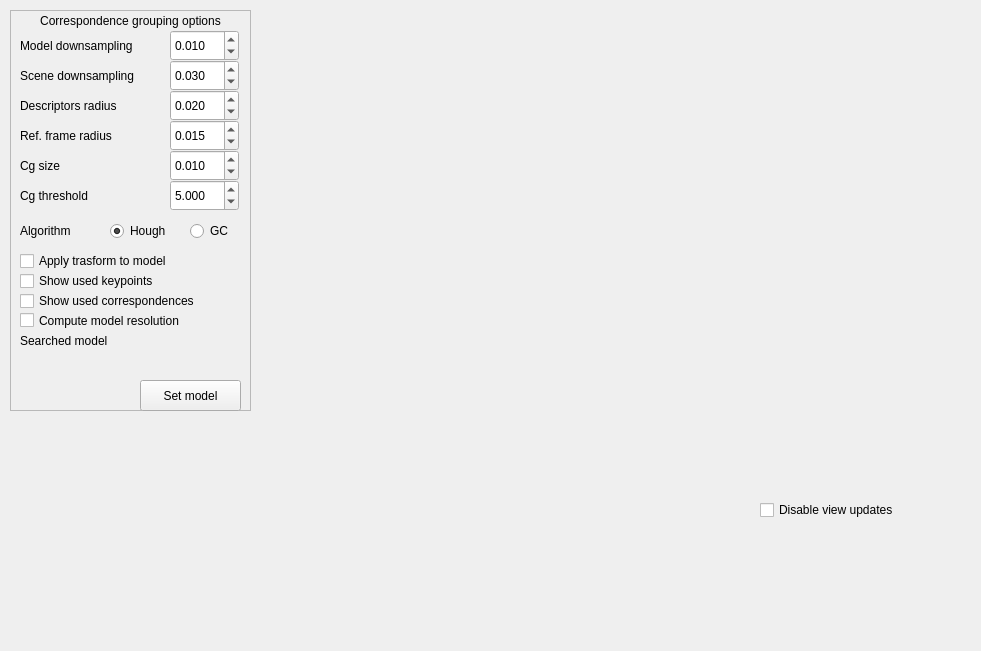
<?xml version="1.0" encoding="UTF-8"?>
<ui version="4.0">
 <class>CorrespondenceView</class>
 <widget class="QWidget" name="CorrespondenceView">
  <property name="geometry">
   <rect>
    <x>0</x>
    <y>0</y>
    <width>981</width>
    <height>651</height>
   </rect>
  </property>
  <property name="windowTitle">
   <string>Form</string>
  </property>
  <widget class="CameraCtrlView" name="wgtCameraCtrl" native="true">
   <property name="geometry">
    <rect>
     <x>510</x>
     <y>500</y>
     <width>241</width>
     <height>141</height>
    </rect>
   </property>
  </widget>
  <widget class="PCLViewer" name="wgtPCLViewer" native="true">
   <property name="geometry">
    <rect>
     <x>260</x>
     <y>9</y>
     <width>711</width>
     <height>481</height>
    </rect>
   </property>
  </widget>
  <widget class="QCheckBox" name="chkDisableUpdate">
   <property name="geometry">
    <rect>
     <x>760</x>
     <y>500</y>
     <width>211</width>
     <height>20</height>
    </rect>
   </property>
   <property name="text">
    <string>Disable view updates</string>
   </property>
  </widget>
  <widget class="QFrame" name="frmClustering">
   <property name="geometry">
    <rect>
     <x>10</x>
     <y>10</y>
     <width>241</width>
     <height>401</height>
    </rect>
   </property>
   <property name="frameShape">
    <enum>QFrame::StyledPanel</enum>
   </property>
   <property name="frameShadow">
    <enum>QFrame::Sunken</enum>
   </property>
   <widget class="QLabel" name="lblCorrespondence">
    <property name="geometry">
     <rect>
      <x>0</x>
      <y>0</y>
      <width>241</width>
      <height>21</height>
     </rect>
    </property>
    <property name="text">
     <string>Correspondence grouping options</string>
    </property>
    <property name="alignment">
     <set>Qt::AlignCenter</set>
    </property>
   </widget>
   <widget class="QLabel" name="lblModelDownSamp">
    <property name="geometry">
     <rect>
      <x>10</x>
      <y>20</y>
      <width>151</width>
      <height>31</height>
     </rect>
    </property>
    <property name="text">
     <string>Model downsampling</string>
    </property>
    <property name="alignment">
     <set>Qt::AlignLeading|Qt::AlignLeft|Qt::AlignVCenter</set>
    </property>
   </widget>
   <widget class="QDoubleSpinBox" name="spnModelss">
    <property name="geometry">
     <rect>
      <x>160</x>
      <y>20</y>
      <width>69</width>
      <height>31</height>
     </rect>
    </property>
    <property name="decimals">
     <number>3</number>
    </property>
    <property name="minimum">
     <double>0.001000000000000</double>
    </property>
    <property name="singleStep">
     <double>0.001000000000000</double>
    </property>
    <property name="value">
     <double>0.010000000000000</double>
    </property>
   </widget>
   <widget class="QLabel" name="lblSceneDownSamp">
    <property name="geometry">
     <rect>
      <x>10</x>
      <y>50</y>
      <width>151</width>
      <height>31</height>
     </rect>
    </property>
    <property name="text">
     <string>Scene downsampling</string>
    </property>
    <property name="alignment">
     <set>Qt::AlignLeading|Qt::AlignLeft|Qt::AlignVCenter</set>
    </property>
   </widget>
   <widget class="QDoubleSpinBox" name="spnSceness">
    <property name="geometry">
     <rect>
      <x>160</x>
      <y>50</y>
      <width>69</width>
      <height>31</height>
     </rect>
    </property>
    <property name="decimals">
     <number>3</number>
    </property>
    <property name="minimum">
     <double>0.001000000000000</double>
    </property>
    <property name="singleStep">
     <double>0.001000000000000</double>
    </property>
    <property name="value">
     <double>0.030000000000000</double>
    </property>
   </widget>
   <widget class="QLabel" name="lblDescrRadius">
    <property name="geometry">
     <rect>
      <x>10</x>
      <y>80</y>
      <width>151</width>
      <height>31</height>
     </rect>
    </property>
    <property name="text">
     <string>Descriptors radius</string>
    </property>
    <property name="alignment">
     <set>Qt::AlignLeading|Qt::AlignLeft|Qt::AlignVCenter</set>
    </property>
   </widget>
   <widget class="QDoubleSpinBox" name="spnDescRad">
    <property name="geometry">
     <rect>
      <x>160</x>
      <y>80</y>
      <width>69</width>
      <height>31</height>
     </rect>
    </property>
    <property name="decimals">
     <number>3</number>
    </property>
    <property name="minimum">
     <double>0.001000000000000</double>
    </property>
    <property name="singleStep">
     <double>0.001000000000000</double>
    </property>
    <property name="value">
     <double>0.020000000000000</double>
    </property>
   </widget>
   <widget class="QDoubleSpinBox" name="spnRFRad">
    <property name="geometry">
     <rect>
      <x>160</x>
      <y>110</y>
      <width>69</width>
      <height>31</height>
     </rect>
    </property>
    <property name="decimals">
     <number>3</number>
    </property>
    <property name="minimum">
     <double>0.001000000000000</double>
    </property>
    <property name="singleStep">
     <double>0.001000000000000</double>
    </property>
    <property name="value">
     <double>0.015000000000000</double>
    </property>
   </widget>
   <widget class="QLabel" name="lblRFRad">
    <property name="geometry">
     <rect>
      <x>10</x>
      <y>110</y>
      <width>151</width>
      <height>31</height>
     </rect>
    </property>
    <property name="text">
     <string>Ref. frame radius</string>
    </property>
    <property name="alignment">
     <set>Qt::AlignLeading|Qt::AlignLeft|Qt::AlignVCenter</set>
    </property>
   </widget>
   <widget class="QDoubleSpinBox" name="spnCGSize">
    <property name="geometry">
     <rect>
      <x>160</x>
      <y>140</y>
      <width>69</width>
      <height>31</height>
     </rect>
    </property>
    <property name="decimals">
     <number>3</number>
    </property>
    <property name="minimum">
     <double>0.001000000000000</double>
    </property>
    <property name="singleStep">
     <double>0.001000000000000</double>
    </property>
    <property name="value">
     <double>0.010000000000000</double>
    </property>
   </widget>
   <widget class="QLabel" name="lblCGSize">
    <property name="geometry">
     <rect>
      <x>10</x>
      <y>140</y>
      <width>151</width>
      <height>31</height>
     </rect>
    </property>
    <property name="text">
     <string>Cg size</string>
    </property>
    <property name="alignment">
     <set>Qt::AlignLeading|Qt::AlignLeft|Qt::AlignVCenter</set>
    </property>
   </widget>
   <widget class="QLabel" name="lblCGThres">
    <property name="geometry">
     <rect>
      <x>10</x>
      <y>170</y>
      <width>151</width>
      <height>31</height>
     </rect>
    </property>
    <property name="text">
     <string>Cg threshold</string>
    </property>
    <property name="alignment">
     <set>Qt::AlignLeading|Qt::AlignLeft|Qt::AlignVCenter</set>
    </property>
   </widget>
   <widget class="QDoubleSpinBox" name="spnCGThres">
    <property name="geometry">
     <rect>
      <x>160</x>
      <y>170</y>
      <width>69</width>
      <height>31</height>
     </rect>
    </property>
    <property name="decimals">
     <number>3</number>
    </property>
    <property name="minimum">
     <double>0.001000000000000</double>
    </property>
    <property name="singleStep">
     <double>0.001000000000000</double>
    </property>
    <property name="value">
     <double>5.000000000000000</double>
    </property>
   </widget>
   <widget class="QRadioButton" name="rdbHough">
    <property name="geometry">
     <rect>
      <x>100</x>
      <y>210</y>
      <width>71</width>
      <height>22</height>
     </rect>
    </property>
    <property name="text">
     <string>Hough</string>
    </property>
    <property name="checked">
     <bool>true</bool>
    </property>
   </widget>
   <widget class="QRadioButton" name="rdbGC">
    <property name="geometry">
     <rect>
      <x>180</x>
      <y>210</y>
      <width>51</width>
      <height>22</height>
     </rect>
    </property>
    <property name="text">
     <string>GC</string>
    </property>
   </widget>
   <widget class="QLabel" name="lblAlg">
    <property name="geometry">
     <rect>
      <x>10</x>
      <y>210</y>
      <width>71</width>
      <height>21</height>
     </rect>
    </property>
    <property name="text">
     <string>Algorithm</string>
    </property>
    <property name="alignment">
     <set>Qt::AlignLeading|Qt::AlignLeft|Qt::AlignVCenter</set>
    </property>
   </widget>
   <widget class="QCheckBox" name="chkApplyTrasformModel">
    <property name="geometry">
     <rect>
      <x>10</x>
      <y>240</y>
      <width>221</width>
      <height>22</height>
     </rect>
    </property>
    <property name="text">
     <string>Apply trasform to model</string>
    </property>
    <property name="checked">
     <bool>false</bool>
    </property>
   </widget>
   <widget class="QCheckBox" name="chkShowUsedkeypoints">
    <property name="geometry">
     <rect>
      <x>10</x>
      <y>260</y>
      <width>221</width>
      <height>22</height>
     </rect>
    </property>
    <property name="text">
     <string>Show used keypoints</string>
    </property>
    <property name="checked">
     <bool>false</bool>
    </property>
   </widget>
   <widget class="QCheckBox" name="chkShowCorr">
    <property name="geometry">
     <rect>
      <x>10</x>
      <y>280</y>
      <width>221</width>
      <height>22</height>
     </rect>
    </property>
    <property name="text">
     <string>Show used correspondences</string>
    </property>
    <property name="checked">
     <bool>false</bool>
    </property>
   </widget>
   <widget class="QCheckBox" name="chkComputeModelRes">
    <property name="geometry">
     <rect>
      <x>10</x>
      <y>300</y>
      <width>221</width>
      <height>21</height>
     </rect>
    </property>
    <property name="text">
     <string>Compute model resolution</string>
    </property>
    <property name="checked">
     <bool>false</bool>
    </property>
   </widget>
   <widget class="FileChooser" name="wgtCGFileChooser" native="true">
    <property name="geometry">
     <rect>
      <x>10</x>
      <y>340</y>
      <width>221</width>
      <height>31</height>
     </rect>
    </property>
   </widget>
   <widget class="QLabel" name="lblCGInputFile">
    <property name="geometry">
     <rect>
      <x>10</x>
      <y>320</y>
      <width>221</width>
      <height>21</height>
     </rect>
    </property>
    <property name="text">
     <string>Searched model</string>
    </property>
    <property name="alignment">
     <set>Qt::AlignLeading|Qt::AlignLeft|Qt::AlignVCenter</set>
    </property>
   </widget>
   <widget class="QPushButton" name="btnSetModel">
    <property name="geometry">
     <rect>
      <x>130</x>
      <y>370</y>
      <width>101</width>
      <height>31</height>
     </rect>
    </property>
    <property name="text">
     <string>Set model</string>
    </property>
   </widget>
  </widget>
  <widget class="SegmentationOptionView" name="wgtSegOptionView" native="true">
   <property name="geometry">
    <rect>
     <x>10</x>
     <y>410</y>
     <width>240</width>
     <height>230</height>
    </rect>
   </property>
  </widget>
  <widget class="FilterOptionView" name="wgtFilterOptionView" native="true">
   <property name="geometry">
    <rect>
     <x>260</x>
     <y>500</y>
     <width>240</width>
     <height>80</height>
    </rect>
   </property>
  </widget>
 </widget>
 <customwidgets>
  <customwidget>
   <class>PCLViewer</class>
   <extends>QWidget</extends>
   <header location="global">pclviewer.h</header>
   <container>1</container>
  </customwidget>
  <customwidget>
   <class>CameraCtrlView</class>
   <extends>QWidget</extends>
   <header location="global">cameractrlview.h</header>
   <container>1</container>
  </customwidget>
  <customwidget>
   <class>FileChooser</class>
   <extends>QWidget</extends>
   <header location="global">filechooser.h</header>
   <container>1</container>
  </customwidget>
  <customwidget>
   <class>FilterOptionView</class>
   <extends>QWidget</extends>
   <header location="global">filteroptionview.h</header>
   <container>1</container>
  </customwidget>
  <customwidget>
   <class>SegmentationOptionView</class>
   <extends>QWidget</extends>
   <header location="global">segmentationoptionview.h</header>
   <container>1</container>
  </customwidget>
 </customwidgets>
 <resources/>
 <connections/>
</ui>
